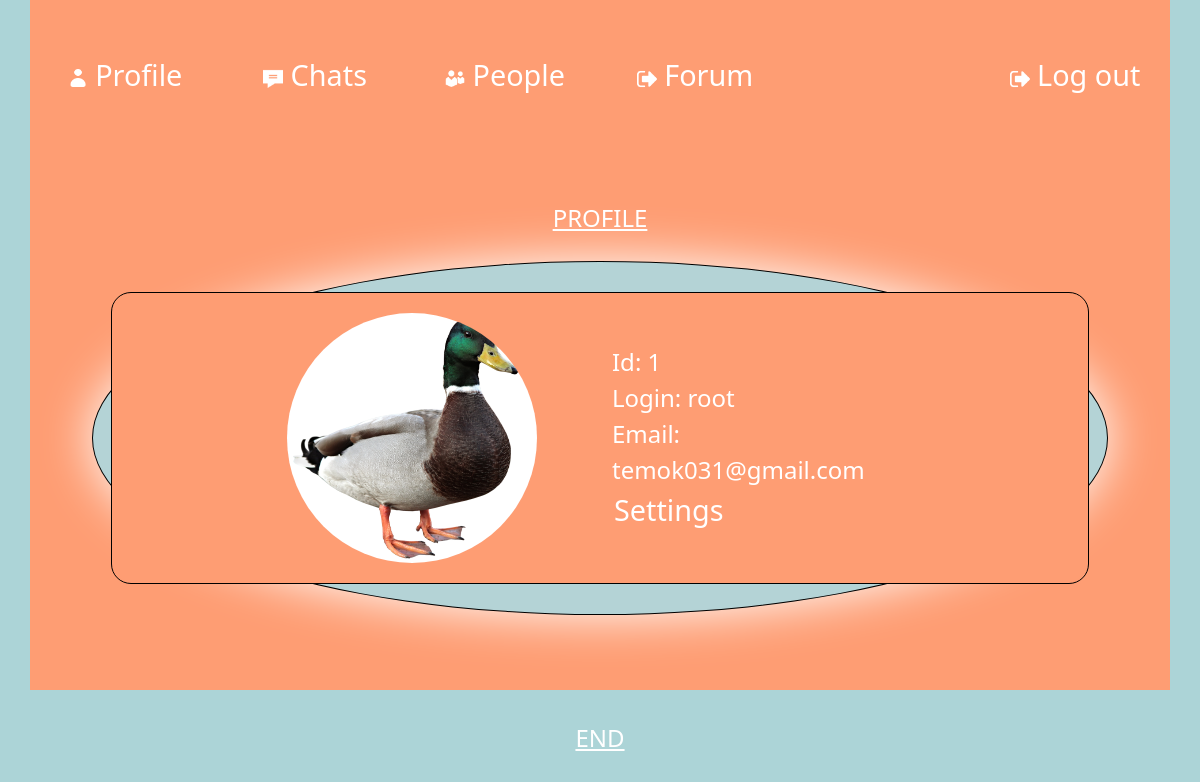
/profile.php?id=1 (signed in), run on the app's committed database.
### tables this page shows
CREATE TABLE `users` (
  `id` int(11) UNSIGNED NOT NULL,
  `login` varchar(32) NOT NULL,
  `password` varchar(32) NOT NULL,
  `email` varchar(32) NOT NULL,
  `active` tinyint(1) NOT NULL DEFAULT 0,
  `friends` tinyint(1) NOT NULL DEFAULT 0,
  `user_img` varchar(1000) NOT NULL DEFAULT 'uploads/default.png',
  `time_create` timestamp NOT NULL DEFAULT current_timestamp(),
  `ban` tinyint(1) NOT NULL DEFAULT 0,
  `role` int(3) NOT NULL DEFAULT 0
);

### profile.php (the view, shortened to what this page needs)
<!DOCTYPE html>
<html>
<head>
    <link href="styles/mainstyle.css" rel="stylesheet" type="text/css" >
    <link href="https://cdn.jsdelivr.net/npm/bootstrap@5.1.3/dist/css/bootstrap.min.css" rel="stylesheet">
</head>
<body style="background-color: #B4D3D6;">
  <?php
    include "connect.php";
    if (!$_SESSION['user']) {
      header("Location: 404.html");exit();
    }
    else{
            ?>
      <div id="ex0" class="container-fluid">
              <div id="ex1" class="container-fluid">
                <div id="ex2" class="container-sm">
                  <div id="ex3" class="row">
                    <span id="nav1" class="col-sm-2  text-center my-auto">
                      <a class="navigations" value="Profile" href="profile.php?id=<?php echo $_SESSION['user']['id']?>"><img src="images/user.png" class="logos"> Profile</a>
                    </span>
                    <span id="nav2" class="col-sm-2 text-center my-auto">
                      <a class="navigations" value="Profile" href="mainpage.php?id=<?php echo $_SESSION['user']['id']?>"><img src="images/message.png" class="logos1"> Chats</a>
                    </span>
                    <span id="nav3" class="col-sm-2 text-center my-auto">
                      <a class="navigations" value="Profile" href="friends.php?id=<?php echo $_SESSION['user']['id']?>"><img src="images/friends.png" class="logos1"> People</a>
                    </span>
                    <span id="nav4" class="col-sm-2 text-center my-auto">
                      <a class="navigations" value="Profile" href="forum.php?id=<?php echo $_SESSION['user']['id']?>"><img src="images/logout.png" class="logos1"> Forum</a>
                    </span>
                    <span id="nav4" class="col-sm-2 text-center my-auto">
                      <a class="navigations" value="Profile" href="logout.php?id=<?php echo $_SESSION['user']['id']?>"><img src="images/logout.png" class="logos1"> Log out</a>
                    </span>
                  </div>
                </div>
              </div>
              <div id="ex4" class="container-fluid">
                <div class="container bgcl2">
                  <div id="plable" class="text-center">PROFILE</div>
                   <?php
                    $result = mysqli_query($sql, "SELECT * FROM `users` WHERE id = '".$_GET['id']."' limit 1 ");
                    $user = mysqli_fetch_assoc($result);
                  ?>
                 <div class="row2 bgcls2">
                    <div class="row bgcl bgclx">
                      <div class="col-sm-2"></div>
                      <div class="col-sm-4 bgclp">
                        <img class="text-center img-fluid " id="avatar" src="<?php echo $user['user_img'] ?>">
                      </div>
                      <div class="col-sm-4 bgclp bgcg bgclp my-auto">
                        <div class="profile-login">Id: <?php echo $user['id']?></div>
                        <div class="profile-login">Login: <?php echo $user['login']?></div>
                        <div class="profile-login emailwrap">Email: <?php echo $user['email']?></div>
                        <span id="settings" class="">
                          <a class="profile-login navigations" value="Profile" href="settings.php?id=<?php echo $_SESSION['user']['id']?>">Settings</a>
                        </span>
                      </div>
                      <div class="col-sm-2"></div>
                  </div>
                </div>
              </div>
        </div>
      <div id="plable2" class="text-center">END</div>
  </div>
      <?php
  }
?>
</body>
</html>

### styles/mainstyle.css (style rules this page uses)
a { color: white; text-decoration: none; }
#ex0 { background-color: #ACD4D7; }
#ex1 { background-color: #ACD4D7; }
#ex3 { background-color:#FE9D73; height: 150px; }
.logos { width: 20px; height: 20px; padding-bottom: 2px; }
.logos1 { width: 20px; height: 20px; }
#avatar { width: 250px; height: 250px; border-radius: 50%; }
.emailwrap { word-break: break-word }
.row2 { border-bottom: 1px solid #BE0032; padding: 30px; margin: 25px 50px 25px 50px; }
#ex4 { background-color: #ACD4D7; }
span { color: white; }
.profile-login { color: white; font-size: 1.5em; word-break: break-word }
.bgcl { background-color: #FE9D73; border: 1px solid black; border-radius: 50%; }
.bgclp { padding: 20px; }
.bgcls2 { background-color:#B4D3D6; border: 1px solid black; border-radius: 50%; box-shadow: 0 0 50px white; }
.bgclx { border-radius: 20px; }
.bgcl2 { background-color:#FE9D73; padding: 50px 0 50px 0; }
#plable { font-size: 1.5em; color: white; text-decoration: underline; }
#plable2 { font-size: 1.5em; color: white; text-decoration: underline; margin: 30px 0 0 0; padding-bottom: 30px; }
.navigations { text-decoration: none; color: white; padding: 2px; font-size: 1.8em; background-image: linear-gradient(currentColor, currentColor); background-position: 0% 100%; background-repeat: no-repeat; background-size: 0% 2px; transition: background-size 0.3s; }
.bgcg { background-color:#FE9D73; }

### data on the page
users: user_img (picture), id "1", login "root", email "temok031@gmail.com"
